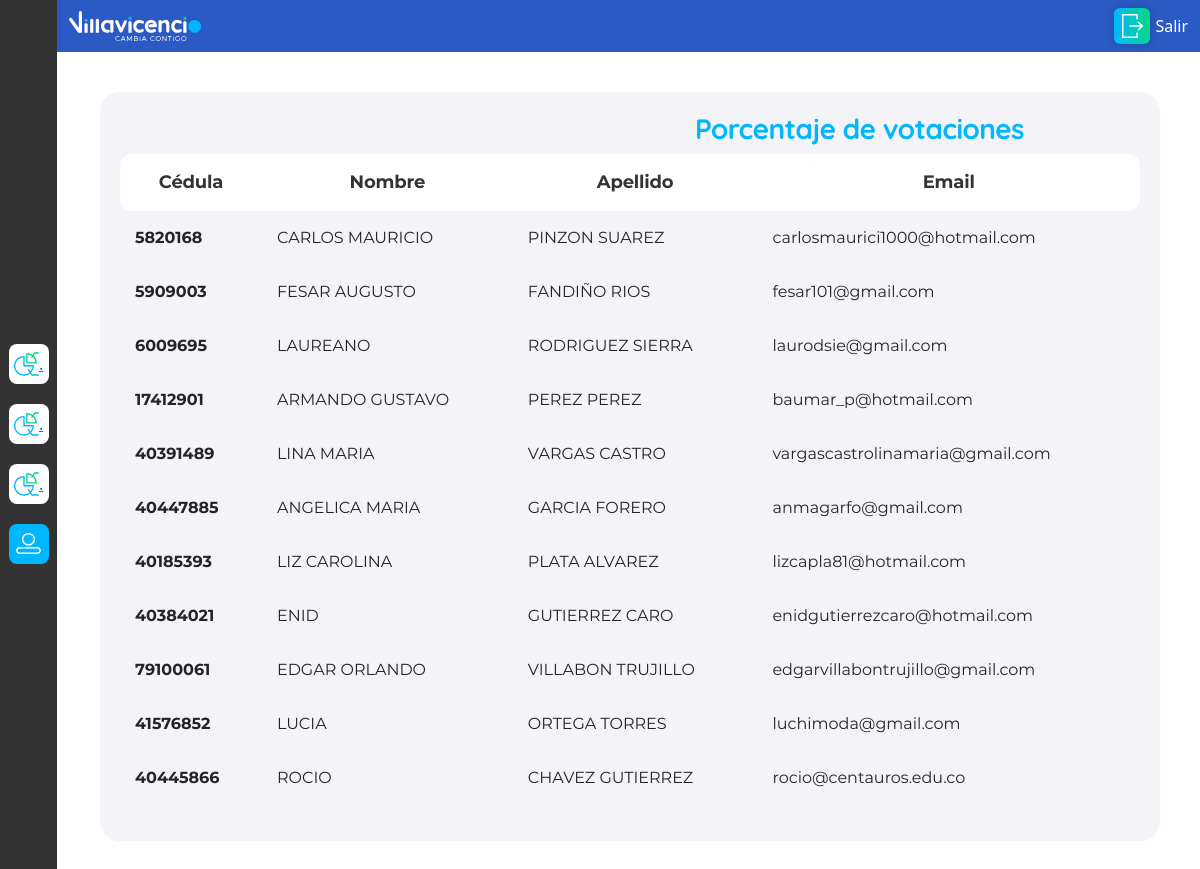
/tabla/ (signed in), run on an earlier commit of the app's database.
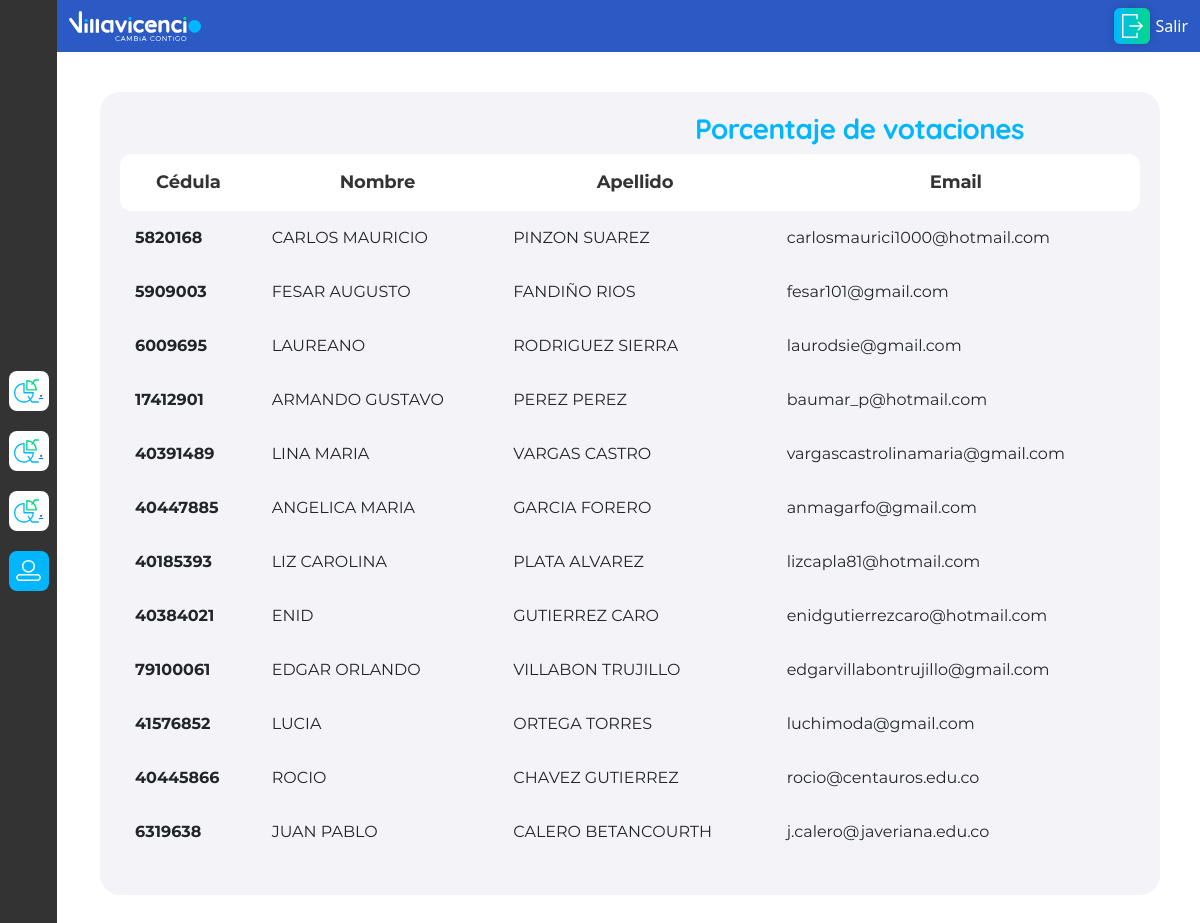
And on a later commit of the database.
### applications/candidatos/models.py (models this page shows)
class eleccion(TimeStampedModel):
    candidato = models.ForeignKey(Candidato, on_delete=models.CASCADE,related_name='eleccion_to_candidate')
    votante = models.ForeignKey(Votantes,on_delete=models.CASCADE,unique=True)
    class Meta:
        verbose_name = "eleccion"
        verbose_name_plural = "elecciones"
        unique_together = ['candidato','votante']
    def __str__(self):
        return self.votante.nombre + ' - ' + str(self.votante.email) + ' - ' + str(self.votante.estado_voto)

### applications/votantes/models.py (models this page shows, shortened)
class Votantes(models.Model):
    cedula = models.CharField("Numero de identificación", validators=[phone_regex], max_length=15, primary_key=True)
    nombre = models.CharField(max_length=50)
    apellido  = models.CharField(max_length=50)
    email = models.EmailField(blank=True,null=True)
    estado_voto = models.BooleanField(default=False)
    tipo_candidato = models.ForeignKey(tipo_candidato, on_delete=models.CASCADE, related_name = 'votante_tipo_candidato')
    class Meta:
        verbose_name = "Votante"
        verbose_name_plural = "Votantes"

### applications/votantes/views.py (the view)
# urls.py: path('tabla/', views.TablaVotantesView.as_view(), name='tabla-votos'),
class TablaVotantesView(LoginRequiredMixin,TemplateView):
    template_name = "jurados/votantes.html"
    login_url = reverse_lazy('users_app:login-user')
    queryset = eleccion.objects.all().filter(votante__estado_voto=True)
    def get_context_data(self, **kwargs):
        context = super().get_context_data(**kwargs)
        print(' query..',self.queryset)
        context["datos"] = eleccion.objects.all().filter(votante__estado_voto=True)
        total_votos_momento =eleccion.objects.count()
        porcentualMomento = "{0:.2f}".format(((total_votos_momento *100)/Votantes.objects.count()))
        context["data"] = [float(porcentualMomento)]
        return context

### templates/jurados/votantes.html (shortened to what this page needs)
{% extends "base.html" %}{% block head %} {% load static %}
<link
  href="https://cdn.jsdelivr.net/npm/bootstrap@5.0.2/dist/css/bootstrap.min.css"
  rel="stylesheet"
/>
{% endblock head %} {% block title %} {% endblock title %} {% block content %}
<div id="a-voters-container">
  <div class="a-sidebar-container">
    {% load static %}
    <a class="a-sidebar-icon" href="{% url 'votante_app:reporte-votos' %} " id='a-report-btn'>
      <abbr title="Reporte Docente"> <img src="{% static 'images/report-icon.svg' %}" /></abbr>.
    </a>
    <a class="a-sidebar-icon" href="{% url 'votante_app:reporte-directivo' %} " id='a-report-btn2'>
      <abbr title="Reporte Directivo Docente"> <img src="{% static 'images/report-icon.svg' %}" /></abbr>.
    </a>
    <a class="a-sidebar-icon" href="{% url 'votante_app:reporte-administrativo' %} " id='a-report-btn3'>
      <abbr title="Reporte Administrativo"> <img src="{% static 'images/report-icon.svg' %}" /></abbr>.
    </a>
    <a class="a-sidebar-icon active" href="{% url 'votante_app:tabla-votos' %}">
      <img src="{% static 'images/users-icon.svg' %}" />
    </a>
  </div>
  <div class="a-main-container">
    <nav class="navbar navbar-dark">
      <div class="container-fluid">
        {% load static %}
        <img
          src="{% static 'images/logo/villavo-white.svg' %}"
          alt=""
          height="30"
        />
                <form class="d-flex">
          <a
            href="{% url 'users_app:logout-user' %}"
            class="a-icon-text-btn"
            type="button"
          >
            <div class="a-icon-btn">
              <img src="{% static 'images/logout.svg' %}" alt="" />
            </div>
            Salir
          </a>
        </form>
      </div>
    </nav>
    <div id="a-tab-decoration-container">
      <div id="a-tab-container">
        <div id="a-charts">
          <div id="a-chart-voters">
          </div>
          <h3>Porcentaje de votaciones</h3>
        </div>
        <table class="table">
          <thead class="thead-dark">
            <tr>
              <th scope="col">Cédula</th>
              <th scope="col">Nombre</th>
              <th scope="col">Apellido</th>
              <th scope="col">Email</th>
            </tr>
          </thead>
          <tbody>
            {% for data in datos %}
            <tr>
              <th scope="row">{{data.votante.cedula}}</th>
              <td>{{data.votante.nombre}}</td>
              <td>{{data.votante.apellido}}</td>
              <td>{{data.votante.email}}</td>
            </tr>
            {% endfor %}
          </tbody>
        </table>
      </div>
    </div>
    <link
      rel="stylesheet"
      href="https://use.fontawesome.com/releases/v5.1.1/css/all.css"
    />
  </div>
</div>
{% endblock content %}

What changed in the data, as far as the page shows it:
added eleccion: votante.cedula "6319638", votante.nombre "JUAN PABLO", votante.apellido "CALERO BETANCOURTH", votante.email "j.calero@javeriana.edu.co"
